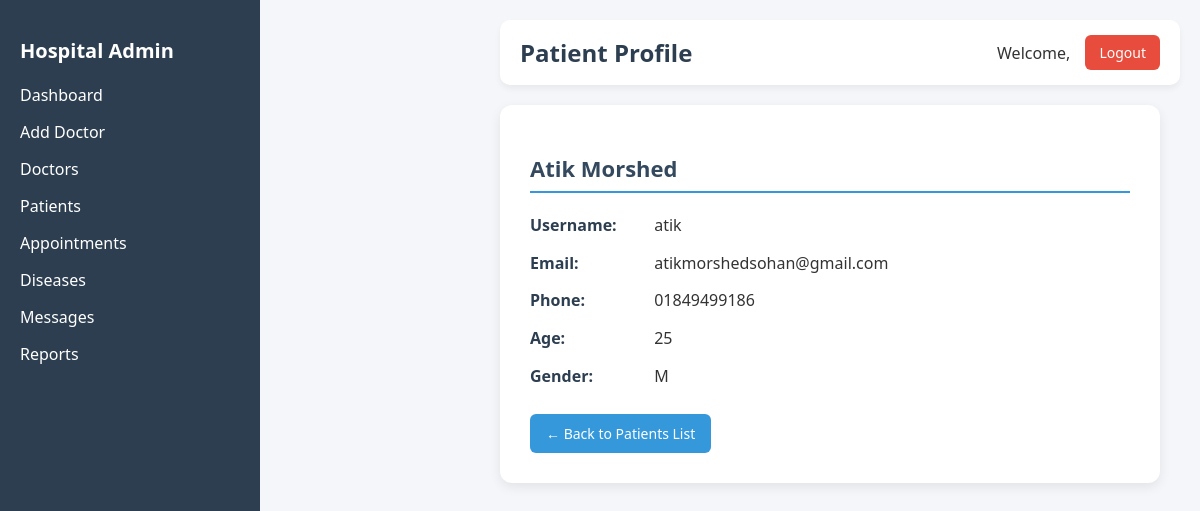
Screenshot of /custom_admin/patients/7/ with the database file from the repository.
### main_app/models.py (models this page shows, shortened)
class User(AbstractUser):
    full_name = models.CharField(max_length=150)
    phone = models.CharField(max_length=15)
    nid = models.CharField(max_length=20)
    age = models.IntegerField(blank=True, null=True)
    gender = models.CharField(max_length=10)
    is_admin = models.BooleanField(default=False)

### custom_admin/views.py (the view)
# urls.py: path('patients/<int:pk>/', views.patient_profile, name='patient_profile'),
def patient_profile(request, pk):
    patient = get_object_or_404(User, pk=pk)
    return render(request, 'patient_profile.html', {'patient': patient})

### custom_admin/templates/patient_profile.html (shortened to what this page needs)
{% load static %}
<!DOCTYPE html>
<html lang="en">
<head>
  <link rel="stylesheet" href="{% static 'css/patient_profile.css' %}">
</head>
<body>
  {% include 'sidder_part.html' %}
  <div class="main-content">
    <header>
      <h1>Patient Profile</h1>
      <div class="user-info">
        <span>Welcome, {{ request.user.username }}</span>
        <a href="{% url 'logout' %}" class="logout-btn">Logout</a>
      </div>
    </header>
    <section class="profile-section">
      <h2>{{ patient.full_name }}</h2>
      <ul>
        <li><strong>Username:</strong> {{ patient.username }}</li>
        <li><strong>Email:</strong> {{ patient.email }}</li>
        <li><strong>Phone:</strong> {{ patient.phone }}</li>
        <li><strong>Age:</strong> {{ patient.age }}</li>
        <li><strong>Gender:</strong> {{ patient.gender }}</li>
      </ul>
      <a href="{% url 'custom_admin:patient_list' %}" class="back-btn">← Back to Patients List</a>
    </section>
  </div>
</body>
</html>

### custom_admin/static/css/patient_profile.css (style rules this page uses)
body { font-family: "Segoe UI", Tahoma, Geneva, Verdana, sans-serif; background: #f4f6f9; margin: 0; padding: 0; color: #333; }
.main-content { margin-left: 220px; padding: 20px; }
header { display: flex; justify-content: space-between; align-items: center; background: #ffffff; padding: 15px 20px; border-radius: 10px; box-shadow: 0 4px 6px rgba(0,0,0,0.05); margin-bottom: 20px; }
header h1 { margin: 0; font-size: 24px; color: #2c3e50; }
.user-info { display: flex; align-items: center; gap: 15px; }
.logout-btn { background: #e74c3c; color: white; padding: 8px 14px; text-decoration: none; border-radius: 6px; font-size: 14px; transition: background 0.3s ease; }
.profile-section { background: #ffffff; padding: 30px; border-radius: 12px; box-shadow: 0 4px 12px rgba(0,0,0,0.08); max-width: 600px; }
.profile-section h2 { font-size: 22px; color: #34495e; margin-bottom: 20px; border-bottom: 2px solid #3498db; padding-bottom: 8px; }
.profile-section ul { list-style: none; padding: 0; margin: 0 0 25px 0; }
.profile-section li { margin: 12px 0; font-size: 16px; line-height: 1.6; }
.profile-section strong { color: #2c3e50; width: 120px; display: inline-block; }
.back-btn { display: inline-block; background: #3498db; color: white; padding: 10px 16px; border-radius: 6px; text-decoration: none; font-size: 14px; transition: background 0.3s ease; }

### custom_admin/static/css/sidder_part.css (style rules this page uses)
body { margin: 0; padding: 0; font-family: "Segoe UI", Tahoma, Geneva, Verdana, sans-serif; display: flex; min-height: 100vh; background: #f4f6f9; }
.main-content { flex: 1; padding: 20px; }

### rows the page displays
User: full_name "Atik Morshed", username "atik", email "atikmorshedsohan@gmail.com", phone "01849499186", age "25", gender "M"
